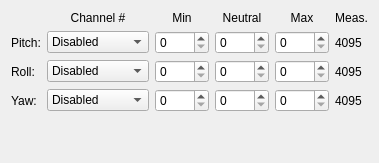
      <widget class="QWidget" name="tabInputs">
       <attribute name="title">
        <string>Inputs</string>
       </attribute>
       <layout class="QGridLayout" name="gridLayout_3">
        <item row="4" column="0">
         <widget class="QLabel" name="labelYaw_3">
          <property name="sizePolicy">
           <sizepolicy hsizetype="Fixed" vsizetype="Preferred">
            <horstretch>0</horstretch>
            <verstretch>0</verstretch>
           </sizepolicy>
          </property>
          <property name="text">
           <string>Yaw:</string>
          </property>
          <property name="textFormat">
           <enum>Qt::PlainText</enum>
          </property>
         </widget>
        </item>
        <item row="3" column="0">
         <widget class="QLabel" name="labelRoll_3">
          <property name="sizePolicy">
           <sizepolicy hsizetype="Fixed" vsizetype="Preferred">
            <horstretch>0</horstretch>
            <verstretch>0</verstretch>
           </sizepolicy>
          </property>
          <property name="text">
           <string>Roll:</string>
          </property>
          <property name="textFormat">
           <enum>Qt::PlainText</enum>
          </property>
         </widget>
        </item>
        <item row="5" column="0">
         <spacer name="verticalSpacer_3">
          <property name="orientation">
           <enum>Qt::Vertical</enum>
          </property>
          <property name="sizeHint" stdset="0">
           <size>
            <width>20</width>
            <height>40</height>
           </size>
          </property>
         </spacer>
        </item>
        <item row="2" column="0">
         <widget class="QLabel" name="labelPitch_3">
          <property name="sizePolicy">
           <sizepolicy hsizetype="Fixed" vsizetype="Preferred">
            <horstretch>0</horstretch>
            <verstretch>0</verstretch>
           </sizepolicy>
          </property>
          <property name="text">
           <string>Pitch:</string>
          </property>
          <property name="textFormat">
           <enum>Qt::PlainText</enum>
          </property>
         </widget>
        </item>
        <item row="1" column="6">
         <widget class="QLabel" name="labelInputMeas">
          <property name="text">
           <string>Meas.</string>
          </property>
          <property name="textFormat">
           <enum>Qt::PlainText</enum>
          </property>
          <property name="alignment">
           <set>Qt::AlignCenter</set>
          </property>
         </widget>
        </item>
        <item row="1" column="5">
         <widget class="QLabel" name="labelInputMax">
          <property name="text">
           <string>Max</string>
          </property>
          <property name="textFormat">
           <enum>Qt::PlainText</enum>
          </property>
          <property name="alignment">
           <set>Qt::AlignCenter</set>
          </property>
         </widget>
        </item>
        <item row="1" column="4">
         <widget class="QLabel" name="labelInputNeutral">
          <property name="text">
           <string>Neutral</string>
          </property>
          <property name="textFormat">
           <enum>Qt::PlainText</enum>
          </property>
          <property name="alignment">
           <set>Qt::AlignCenter</set>
          </property>
         </widget>
        </item>
        <item row="1" column="3">
         <widget class="QLabel" name="labelInputMin">
          <property name="text">
           <string>Min</string>
          </property>
          <property name="textFormat">
           <enum>Qt::PlainText</enum>
          </property>
          <property name="alignment">
           <set>Qt::AlignCenter</set>
          </property>
         </widget>
        </item>
        <item row="1" column="2">
         <widget class="QLabel" name="labelInputChannel">
          <property name="text">
           <string>Channel #</string>
          </property>
          <property name="textFormat">
           <enum>Qt::PlainText</enum>
          </property>
          <property name="alignment">
           <set>Qt::AlignCenter</set>
          </property>
         </widget>
        </item>
        <item row="4" column="6">
         <widget class="QLabel" name="labelInputYaw">
          <property name="sizePolicy">
           <sizepolicy hsizetype="Preferred" vsizetype="Preferred">
            <horstretch>0</horstretch>
            <verstretch>0</verstretch>
           </sizepolicy>
          </property>
          <property name="text">
           <string>4095</string>
          </property>
          <property name="textFormat">
           <enum>Qt::PlainText</enum>
          </property>
         </widget>
        </item>
        <item row="4" column="5">
         <widget class="QSpinBox" name="spinInputMaxYaw">
          <property name="accelerated">
           <bool>true</bool>
          </property>
          <property name="maximum">
           <number>4095</number>
          </property>
         </widget>
        </item>
        <item row="4" column="4">
         <widget class="QSpinBox" name="spinInputMidYaw">
          <property name="accelerated">
           <bool>true</bool>
          </property>
          <property name="maximum">
           <number>4095</number>
          </property>
         </widget>
        </item>
        <item row="4" column="3">
         <widget class="QSpinBox" name="spinInputMinYaw">
          <property name="accelerated">
           <bool>true</bool>
          </property>
          <property name="maximum">
           <number>4095</number>
          </property>
         </widget>
        </item>
        <item row="4" column="2">
         <widget class="QComboBox" name="comboInputChannelYaw">
          <property name="sizePolicy">
           <sizepolicy hsizetype="Expanding" vsizetype="Fixed">
            <horstretch>0</horstretch>
            <verstretch>0</verstretch>
           </sizepolicy>
          </property>
          <property name="currentIndex">
           <number>5</number>
          </property>
          <item>
           <property name="text">
            <string>AUX1 analog</string>
           </property>
          </item>
          <item>
           <property name="text">
            <string>AUX2 analog</string>
           </property>
          </item>
          <item>
           <property name="text">
            <string>AUX3 PWM</string>
           </property>
          </item>
          <item>
           <property name="text">
            <string>AUX4 PWM</string>
           </property>
          </item>
          <item>
           <property name="text">
            <string>AUX5 PWM</string>
           </property>
          </item>
          <item>
           <property name="text">
            <string>Disabled</string>
           </property>
          </item>
         </widget>
        </item>
        <item row="2" column="2">
         <widget class="QComboBox" name="comboInputChannelPitch">
          <property name="sizePolicy">
           <sizepolicy hsizetype="Expanding" vsizetype="Fixed">
            <horstretch>0</horstretch>
            <verstretch>0</verstretch>
           </sizepolicy>
          </property>
          <property name="currentIndex">
           <number>5</number>
          </property>
          <item>
           <property name="text">
            <string>AUX1 analog</string>
           </property>
          </item>
          <item>
           <property name="text">
            <string>AUX2 analog</string>
           </property>
          </item>
          <item>
           <property name="text">
            <string>AUX3 PWM</string>
           </property>
          </item>
          <item>
           <property name="text">
            <string>AUX4 PWM</string>
           </property>
          </item>
          <item>
           <property name="text">
            <string>AUX5 PWM</string>
           </property>
          </item>
          <item>
           <property name="text">
            <string>Disabled</string>
           </property>
          </item>
         </widget>
        </item>
        <item row="2" column="3">
         <widget class="QSpinBox" name="spinInputMinPitch">
          <property name="accelerated">
           <bool>true</bool>
          </property>
          <property name="maximum">
           <number>4095</number>
          </property>
         </widget>
        </item>
        <item row="2" column="4">
         <widget class="QSpinBox" name="spinInputMidPitch">
          <property name="accelerated">
           <bool>true</bool>
          </property>
          <property name="maximum">
           <number>4095</number>
          </property>
         </widget>
        </item>
        <item row="2" column="5">
         <widget class="QSpinBox" name="spinInputMaxPitch">
          <property name="accelerated">
           <bool>true</bool>
          </property>
          <property name="maximum">
           <number>4095</number>
          </property>
         </widget>
        </item>
        <item row="2" column="6">
         <widget class="QLabel" name="labelInputPitch">
          <property name="sizePolicy">
           <sizepolicy hsizetype="Preferred" vsizetype="Preferred">
            <horstretch>0</horstretch>
            <verstretch>0</verstretch>
           </sizepolicy>
          </property>
          <property name="text">
           <string>4095</string>
          </property>
          <property name="textFormat">
           <enum>Qt::PlainText</enum>
          </property>
         </widget>
        </item>
        <item row="3" column="2">
         <widget class="QComboBox" name="comboInputChannelRoll">
          <property name="sizePolicy">
           <sizepolicy hsizetype="Expanding" vsizetype="Fixed">
            <horstretch>0</horstretch>
            <verstretch>0</verstretch>
           </sizepolicy>
          </property>
          <property name="currentIndex">
           <number>5</number>
          </property>
          <item>
           <property name="text">
            <string>AUX1 analog</string>
           </property>
          </item>
          <item>
           <property name="text">
            <string>AUX2 analog</string>
           </property>
          </item>
          <item>
           <property name="text">
            <string>AUX3 PWM</string>
           </property>
          </item>
          <item>
           <property name="text">
            <string>AUX4 PWM</string>
           </property>
          </item>
          <item>
           <property name="text">
            <string>AUX5 PWM</string>
           </property>
          </item>
          <item>
           <property name="text">
            <string>Disabled</string>
           </property>
          </item>
         </widget>
        </item>
        <item row="3" column="3">
         <widget class="QSpinBox" name="spinInputMinRoll">
          <property name="accelerated">
           <bool>true</bool>
          </property>
          <property name="maximum">
           <number>4095</number>
          </property>
         </widget>
        </item>
        <item row="3" column="4">
         <widget class="QSpinBox" name="spinInputMidRoll">
          <property name="accelerated">
           <bool>true</bool>
          </property>
          <property name="maximum">
           <number>4095</number>
          </property>
         </widget>
        </item>
        <item row="3" column="5">
         <widget class="QSpinBox" name="spinInputMaxRoll">
          <property name="accelerated">
           <bool>true</bool>
          </property>
          <property name="maximum">
           <number>4095</number>
          </property>
         </widget>
        </item>
        <item row="3" column="6">
         <widget class="QLabel" name="labelInputRoll">
          <property name="sizePolicy">
           <sizepolicy hsizetype="Preferred" vsizetype="Preferred">
            <horstretch>0</horstretch>
            <verstretch>0</verstretch>
           </sizepolicy>
          </property>
          <property name="text">
           <string>4095</string>
          </property>
          <property name="textFormat">
           <enum>Qt::PlainText</enum>
          </property>
         </widget>
        </item>
       </layout>
      </widget>
